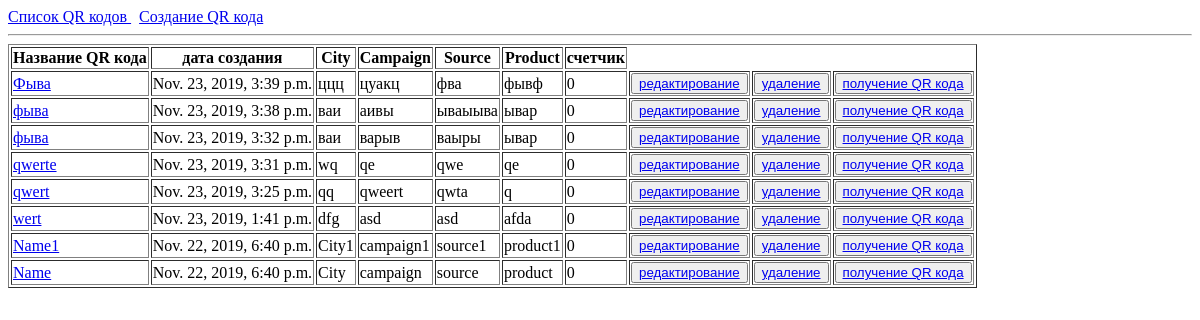
/qr/, run on an earlier commit of the app's database.
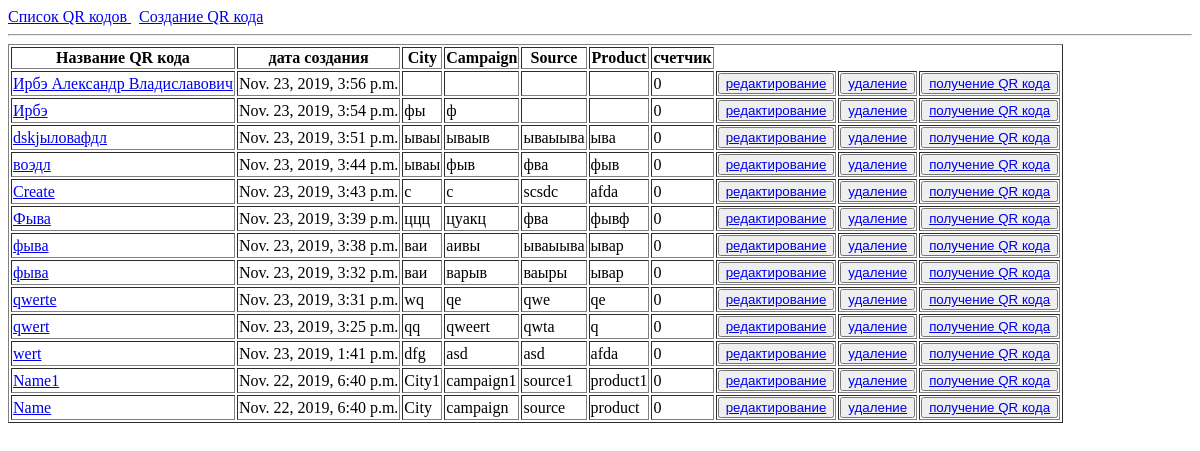
And on a later commit of the database.
### qr_code/apps/qr_list/models.py (models this page shows, shortened)
class List(models.Model):
	qr_date = models.DateTimeField('дата создания', auto_now_add=True, db_index=True)
	qr_name = models.CharField('Название QR кода', max_length=100, null=False, blank=True, db_index=True)
	qr_city = models.CharField('City', max_length=100, null=False, blank=True, )
	qr_campaign = models.CharField('Campaign', max_length=100, null=False, blank=True, )
	qr_source = models.CharField('Source', max_length=100, null=False, blank=True, )
	qr_product = models.CharField('Product', max_length=100, null=False, blank=True, )
	qr_quantity = models.IntegerField('счетчик', default=0, null=False, blank=True)
	slug = models.SlugField('слаг', unique=True, blank=True)
	class Meta:
		ordering = ('-qr_date',)
	def get_absolute_url(self):
		return reverse('qr_detail_url', kwargs={'slug':self.slug})
	def get_update_url(self):
		return reverse('qr_update_url', kwargs={'slug':self.slug})

### qr_code/apps/qr_list/views.py (the view)
# urls.py: path('', views.base_page, name='base_page'),
def base_page(request):
	latest_list = List.objects.all()
	admin_url = '../admin/qr_list/list/'
	return render(request, 'qr_list/qr_list.html', {'latest_list':latest_list, 'admin_url':admin_url,})

### qr_code/templates/qr_list/qr_list.html (shortened to what this page needs)
{% extends 'qr_list/base.html' %}
{% block content %}
{% if latest_list %}
<table border="1">
<tr>
<th>Название QR кода</th>
<th>дата создания</th>
<th>City</th>
<th>Campaign</th>
<th>Source</th>
<th>Product</th>
<th>счетчик</th>
</tr>
	{% for a  in latest_list %}
	<tr >
		<td ><a href="{{a.get_absolute_url}}">{{a.qr_name}}</a></td>
		<td><a>{{a.qr_date}}</a></td>
		<td><a>{{a.qr_city}}</a></td>
		<td><a>{{a.qr_campaign}}</a></td>
		<td><a>{{a.qr_source}}</a></td>
		<td><a>{{a.qr_product}}</a></td>
		<td><a>{{a.qr_quantity}}</a></td>
		<td><button><a href="{{a.get_update_url}}">редактирование</a></button></td>
		<td><button><a href="{{admin_url}}{{a.id}}/delete/">удаление</a></button></td>
		<td><button><a href="#">получение QR кода</a></button></td>
	</tr>
	{% endfor %}
 </table>
{% else %}
Кодов еще нет. Их нужно создать.
{% endif %}
{% endblock %}

What changed in the data, as far as the page shows it:
added List: qr_name "Ирбэ Александр Владиславович", qr_date "Nov. 23, 2019, 3:56 p.m.", qr_quantity "0"
added List: qr_name "Ирбэ", qr_date "Nov. 23, 2019, 3:54 p.m.", qr_city "фы", qr_campaign "ф", qr_quantity "0"
added List: qr_name "dskjыловафдл", qr_date "Nov. 23, 2019, 3:51 p.m.", qr_city "ываы", qr_campaign "ываыв", qr_source "ываыыва", qr_product "ыва", qr_quantity "0"
added List: qr_name "воэдл", qr_date "Nov. 23, 2019, 3:44 p.m.", qr_city "ываы", qr_campaign "фыв", qr_source "фва", qr_product "фыв", qr_quantity "0"
added List: qr_name "Create", qr_date "Nov. 23, 2019, 3:43 p.m.", qr_city "c", qr_campaign "c", qr_source "scsdc", qr_product "afda", qr_quantity "0"
